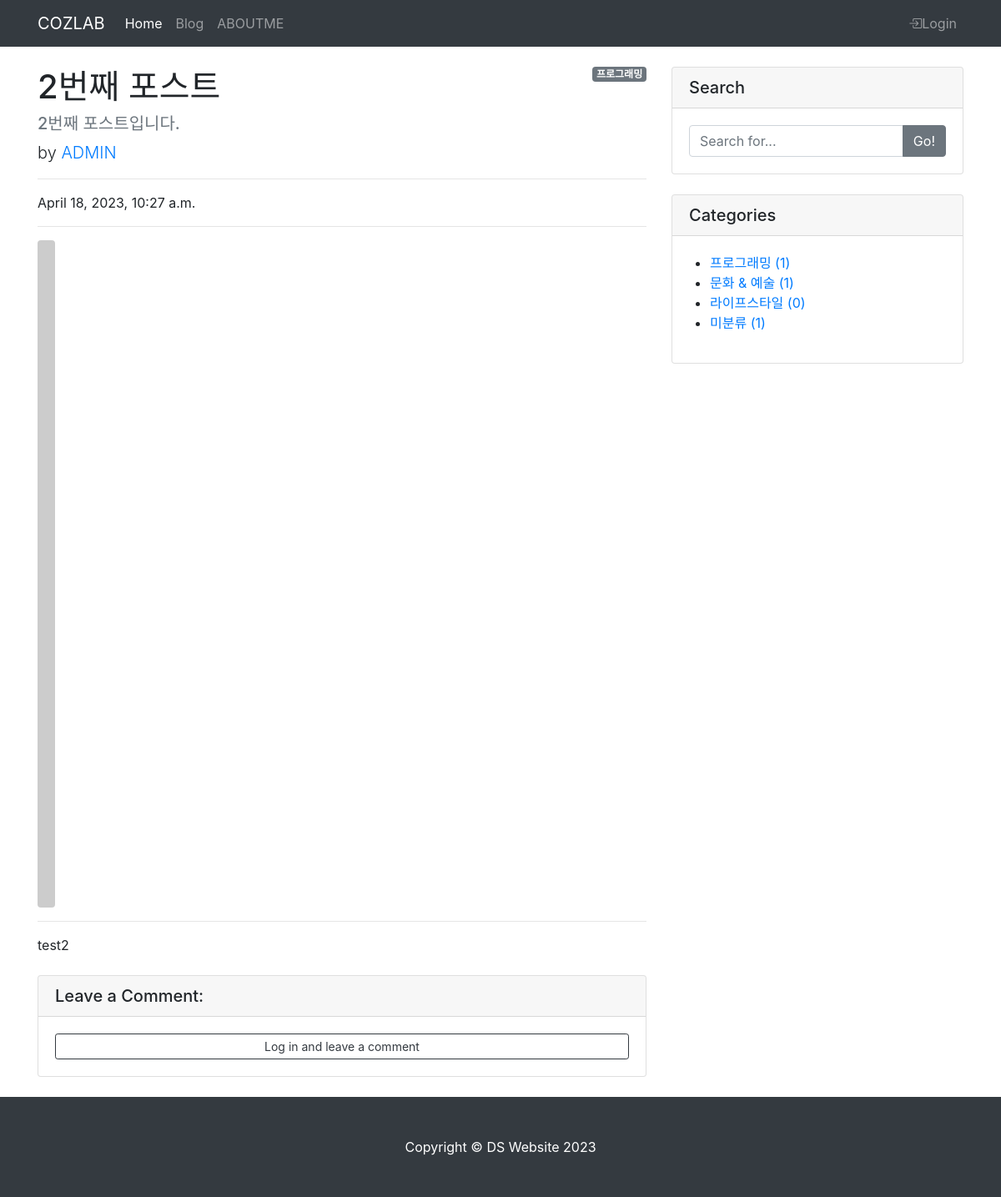
The page /blog/21/ on the database its author committed.
### blog/models.py (models this page shows, shortened)
class Post(models.Model):
    title = models.CharField(max_length=30)
    hook_text = models.CharField(max_length=100, blank=True)
    content = models.TextField()
    head_image = models.ImageField(upload_to='blog/images/%Y/%m/%d/', blank=True)
    file_upload = models.FileField(upload_to='blog/files/%Y/%m/%d/', blank=True)
    created_at = models.DateTimeField(auto_now_add=True)
    updated_at = models.DateTimeField(auto_now=True)
    author = models.ForeignKey(User, null=True, on_delete=models.SET_NULL)
    category = models.ForeignKey(Category, null=True, blank=True, on_delete=models.SET_NULL)
    tags = models.ManyToManyField(Tag, blank=True)

class Category(models.Model):
    name = models.CharField(max_length=50, unique=True)
    slug = models.SlugField(max_length=200, unique=True, allow_unicode = True)
    def __str__(self):
        return self.name
    def get_absolute_url(self):
        return f'/blog/category/{self.slug}/'

### blog/views.py (the view)
# urls.py: path('<int:pk>/', views.PostDetail.as_view()),
class PostDetail(DetailView):
    model = Post
    def get_context_data(self, **kwargs):
        context = super(PostDetail,self).get_context_data()
        context['categories'] = Category.objects.all()
        context['no_category_post_count'] = Post.objects.filter(category=None).count()
        context['comment_form'] = CommentForm
        return context

### blog/templates/blog/post_detail.html (shortened to what this page needs)
{% extends 'base.html' %}
{% load crispy_forms_tags %}
{% block main_area %}
<div class="row">
    <div class="col-md-8" id="main-area">
        <div id="post-area">
            {% if post.category %}
            <span class="badge badge-secondary float-right">{{ post.category }}</span>
            {% else %}
            <span class="badge badge-secondary float-right">미분류</span>
            {% endif %}
        <h1 class="mt-4">{{ post.title }}</h1>
        <h5 class="text-muted">{{ post.hook_text }}</h5>
        <p class="lead">
            by
            <a href="#">{{ post.author | upper }}</a>
        </p>
        <hr />
        <p>{{ post.created_at }}</p>
        <hr />
        {% if post.head_image %}
        <img class="img-fluid rounded" src="{{ post.head_image.url }}" alt="{{ post.title }} head_image" />
        {% else %}
        <img class="img-fluid rounded" src="https://picsum.photos/seed/{{ post.id }}/800/300/" alt="random_image" />
        {% endif %}
        <hr />
            <p class="lead">
            <p>{{ post.content }}</p>
        </div>
<div class="card my-4">
    <h5 class="card-header">Leave a Comment:</h5>
    <div class="card-body">
        {% if user.is_authenticated %}
        <form id="comment-form" method="POST" action="{{ post.get_absolute_url}}new_comment/">
            {% csrf_token %}
            {% csrf_token %}
            <div class="form-group">{{ comment_form | crispy }}</div>
            <button class="btn btn-primary" type="submit">Submit</button>
        </form>
        {% else %}
        <a role="button" class="btn btn-outline-dark btn-block btn-sm" href="#" data-toggle="modal" data-target="#exampleModal">Log in and leave a comment</a>
        {% endif %}
    </div>
</div>
    </div>
{% include 'blog/side_widget.html' %}
</div>
{% endblock %}

### blog/templates/blog/side_widget.html
<div class="col-md-4">
  <div class="card my-4">
    <h5 class="card-header">Search</h5>
    <div class="card-body">
      <div class="input-group">
        <input class="form-control" type="text" placeholder="Search for..." id="Search-input"/>
        <span class="input-group-append"><button class="btn btn-secondary" type="button" onclick="searchPost();">Go!</button></span>
      </div>
    </div>
  </div>
  <div class="card my-4" id="Categories-card">
    <h5 class="card-header">Categories</h5>
    <div class="card-body">
      <div class="row">
          <ul>
            {% for category in categories %}
            <li>
              <a href="{{ category.get_absolute_url }}">{{ category }} ({{ category.post_set.count }})</a>
            </li>
            {% endfor %}
            <li>
              <a href="/blog/category/no_category">미분류 ({{ no_category_post_count }})</a>
            </li>
          </ul>
      </div>
    </div>
  </div>
</div>

### rows shown on the page
Post: category "프로그래밍", title "2번째 포스트", hook_text "2번째 포스트입니다.", author "ADMIN", created_at "April 18, 2023, 10:27 a.m.", content "test2"
Category: name "프로그래밍", post_set.count "1"
Category: name "문화 & 예술", post_set.count "1"
Category: name "라이프스타일", post_set.count "0"

### other values the page prints
{{ no_category_post_count }} "1"
